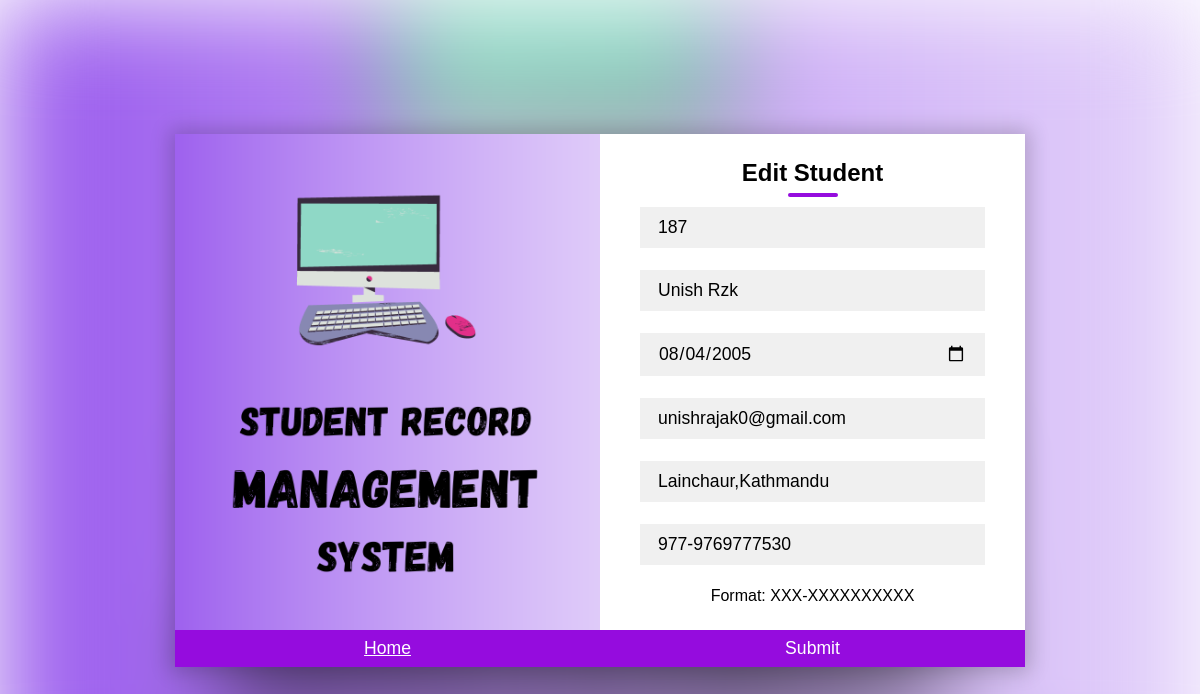
/student/edit/?id=187, run on the app's committed database.
### tables this page shows
CREATE TABLE `students` (
  `id` int(11) NOT NULL,
  `name` varchar(100) NOT NULL,
  `tpnumber` varchar(100) NOT NULL,
  `address` varchar(255) DEFAULT NULL,
  `birthdate` date DEFAULT NULL,
  `email` varchar(255) DEFAULT NULL
);

### student/edit/index.php (the view, shortened to what this page needs)
<!DOCTYPE html>
<html lang="en">
<head>
  <link rel="stylesheet" href="edit.css">
</head>
<body>
  <div>
    <div class="container">
      <?php
      if (isset($_GET['id'])) {
        require "../../config/config.php";
        $id = $_GET['id'];
        $retrieve = $mysqli->prepare("SELECT name, tpnumber, address, birthdate, email FROM students WHERE id=?");
        $retrieve->bind_param("s", $id);
        $retrieve->execute();
        $retrieve->store_result();
        $retrieve->bind_result($name, $tpnumber, $address, $birthdate, $email);
        if ($retrieve->num_rows == 1) {
          while ($row = $retrieve->fetch()) {
            ?>
            <form method="POST" action="../../controller/edit.php">
              <div class="contact-box">
                <div class="left"></div>
                <div class="right">
                  <h2>Edit Student</h2>
                  <input type="text" class="field" value=<?php echo $id; ?> name="id" readonly>
                  <input type="text" class="field" placeholder="Enter Name" value="<?php echo $name; ?>" name="name" required
                    on invalid="this.setCustomValidity('Enter your Name')" on input="this.setCustomValidity('')">
                  <input type="date" class="field" placeholder="Birth date" value="<?php echo $birthdate; ?>" name="birthdate"
                    required on invalid="this.setCustomValidity('Enter your Birth Date')" on
                    input="this.setCustomValidity('')">
                  <input type="email" class="field" placeholder="Email" value="<?php echo $email; ?>" name="email" required on
                    invalid="this.setCustomValidity('Enter your Email')" on input="this.setCustomValidity('')">
                  <input type="text" class="field" placeholder="Address" value="<?php echo $address; ?>" name="address"
                    required on invalid="this.setCustomValidity('Enter your Address')" on input="this.setCustomValidity('')">
                  <input type="tel" class="field" placeholder="Phone Number (Eg: 977-0123456789)" value=<?php echo $tpnumber; ?> name="tpnumber" required on invalid="this.setCustomValidity('Enter your Phone number')" on
                    input="this.setCustomValidity('')">
                  <span class="note">Format: XXX-XXXXXXXXXX</span>
                </div>
                <a href="../" class="btn">Home</a>
                <button type="submit" class="btn" name="editbutton" value="submit">Submit</button>
              </div>
            </form>
          </div>
        <?php }
        }
      } ?>
  </div>
</body>
</html>

### student/edit/edit.css (style rules this page uses)
* { padding: 0; margin: 0; box-sizing: border-box; font-family: 'Quicksand', sans-serif; }
body { height: 100vh; width: 100%; }
.container { position: absolute; width: 100%; height: 100%; display: flex; justify-content: center; align-items: center; padding: 20px 100px; }
.container:after { content: ''; position: absolute; width: 100%; height: 100%; left: 0; top: 0; background: url("1.png") no-repeat center; background-size: cover; filter: blur(50px); z-index: -1; }
.contact-box { max-width: 850px; display: grid; grid-template-columns: repeat(2, 1fr); justify-content: center; align-items: center; text-align: center; background-color: #fff; box-shadow: 0px 0px 19px 5px rgba(0,0,0,0.19); }
.left { background: url("1.png") no-repeat center; background-size: cover; height: 100%; }
.right { padding: 25px 40px; }
h2 { position: relative; padding: 0 0 10px; margin-bottom: 10px; }
h2:after { content: ''; position: absolute; left: 50%; bottom: 0; transform: translateX(-50%); height: 4px; width: 50px; border-radius: 2px; background-color: #950cde; }
.field { width: 100%; border: 2px solid rgba(0, 0, 0, 0); outline: none; background-color: rgba(230, 230, 230, 0.6); padding: 0.5rem 1rem; font-size: 1.1rem; margin-bottom: 22px; transition: .3s; }
.btn { width: 100%; padding: 0.5rem 1rem; background-color: #950cde; color: #fff; font-size: 1.1rem; border: none; outline: none; cursor: pointer; transition: .3s; }

### data on the page
students: name "Unish Rzk", birthdate "08/04/2005", email "unishrajak0@gmail.com", address "Lainchaur,Kathmandu", tpnumber "977-9769777530"
